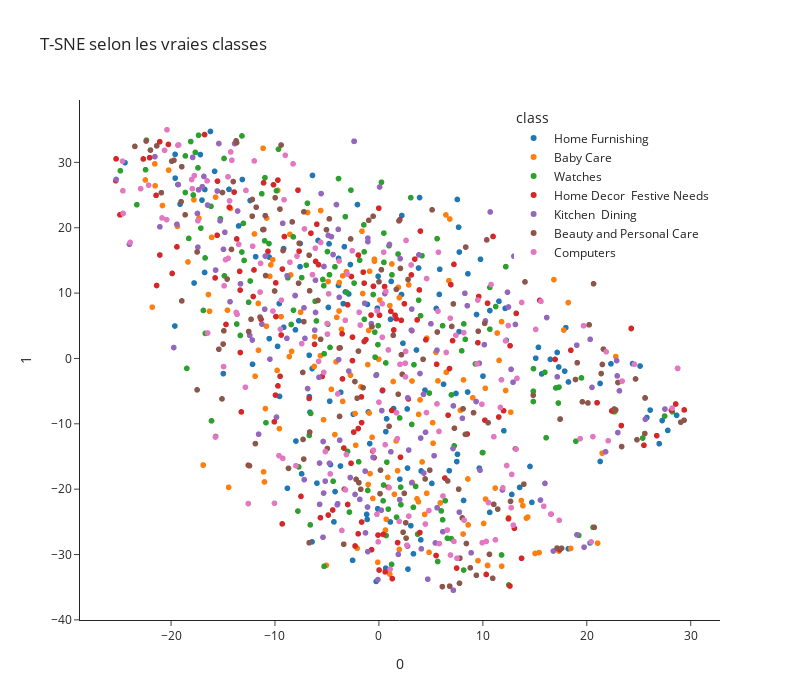

The cell this chart's notebook holds for it:
### Code cell
tsne_viz(feat_pca, df_cats_images["Cat_Level_1"],
         "class", "T-SNE selon les vraies classes")

### Figure 1 — Plotly figure (JSON) as saved in the notebook; plotly's stock layout.template omitted (floating-point values rounded to 4 significant figures; data arrays with more than 128 entries replaced by an {"elided": "..."} marker saying what was removed)
{"data": [{"hovertemplate": "class=Home Furnishing<br>0=%{x}<br>1=%{y}<extra></extra>", "legendgroup": "Home Furnishing", "marker": {"color": "#1F77B4", "symbol": "circle"}, "mode": "markers", "name": "Home Furnishing", "showlegend": true, "type": "scattergl", "x": {"elided": "150 float values"}, "xaxis": "x", "y": {"elided": "150 float values"}, "yaxis": "y"}, {"hovertemplate": "class=Baby Care<br>0=%{x}<br>1=%{y}<extra></extra>", "legendgroup": "Baby Care", "marker": {"color": "#FF7F0E", "symbol": "circle"}, "mode": "markers", "name": "Baby Care", "showlegend": true, "type": "scattergl", "x": {"elided": "150 float values"}, "xaxis": "x", "y": {"elided": "150 float values"}, "yaxis": "y"}, {"hovertemplate": "class=Watches<br>0=%{x}<br>1=%{y}<extra></extra>", "legendgroup": "Watches", "marker": {"color": "#2CA02C", "symbol": "circle"}, "mode": "markers", "name": "Watches", "showlegend": true, "type": "scattergl", "x": {"elided": "150 float values"}, "xaxis": "x", "y": {"elided": "150 float values"}, "yaxis": "y"}, {"hovertemplate": "class=Home Decor  Festive Needs<br>0=%{x}<br>1=%{y}<extra></extra>", "legendgroup": "Home Decor  Festive Needs", "marker": {"color": "#D62728", "symbol": "circle"}, "mode": "markers", "name": "Home Decor  Festive Needs", "showlegend": true, "type": "scattergl", "x": {"elided": "150 float values"}, "xaxis": "x", "y": {"elided": "150 float values"}, "yaxis": "y"}, {"hovertemplate": "class=Kitchen  Dining<br>0=%{x}<br>1=%{y}<extra></extra>", "legendgroup": "Kitchen  Dining", "marker": {"color": "#9467BD", "symbol": "circle"}, "mode": "markers", "name": "Kitchen  Dining", "showlegend": true, "type": "scattergl", "x": {"elided": "150 float values"}, "xaxis": "x", "y": {"elided": "150 float values"}, "yaxis": "y"}, {"hovertemplate": "class=Beauty and Personal Care<br>0=%{x}<br>1=%{y}<extra></extra>", "legendgroup": "Beauty and Personal Care", "marker": {"color": "#8C564B", "symbol": "circle"}, "mode": "markers", "name": "Beauty and Personal Care", "showlegend": true, "type": "scattergl", "x": {"elided": "150 float values"}, "xaxis": "x", "y": {"elided": "150 float values"}, "yaxis": "y"}, {"hovertemplate": "class=Computers<br>0=%{x}<br>1=%{y}<extra></extra>", "legendgroup": "Computers", "marker": {"color": "#E377C2", "symbol": "circle"}, "mode": "markers", "name": "Computers", "showlegend": true, "type": "scattergl", "x": {"elided": "150 float values"}, "xaxis": "x", "y": {"elided": "150 float values"}, "yaxis": "y"}], "layout": {"height": 700, "legend": {"title": {"text": "class"}, "tracegroupgap": 0, "x": 0.99, "xanchor": "right", "y": 0.99, "yanchor": "top"}, "title": {"text": "T-SNE selon les vraies classes"}, "width": 800, "xaxis": {"anchor": "y", "domain": [0, 1], "title": {"text": "0"}}, "yaxis": {"anchor": "x", "domain": [0, 1], "title": {"text": "1"}}}}
